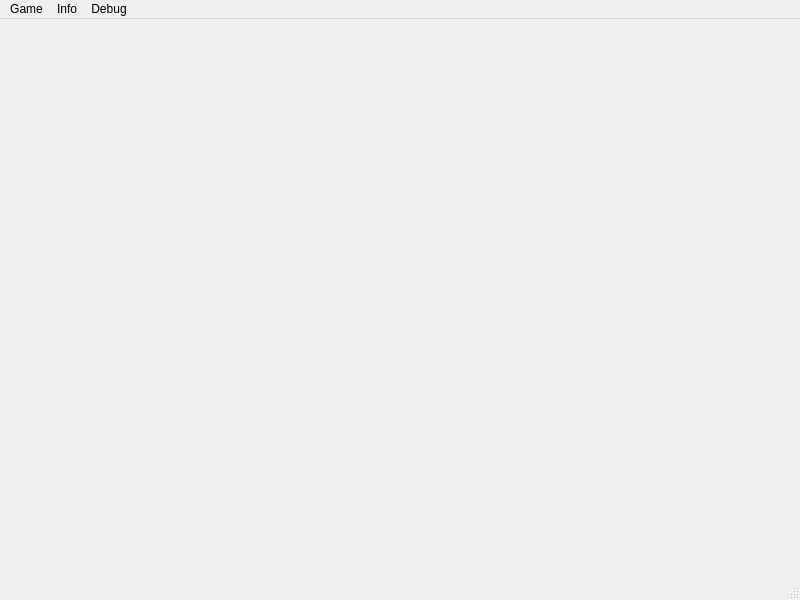
<?xml version="1.0" encoding="UTF-8"?>
<ui version="4.0">
 <class>GameWindow</class>
 <widget class="QMainWindow" name="GameWindow">
  <property name="geometry">
   <rect>
    <x>0</x>
    <y>0</y>
    <width>800</width>
    <height>600</height>
   </rect>
  </property>
  <property name="windowTitle">
   <string>OpenFrontier</string>
  </property>
  <widget class="QWidget" name="centralwidget"/>
  <widget class="QStatusBar" name="statusbar"/>
  <widget class="QMenuBar" name="menubar">
   <property name="geometry">
    <rect>
     <x>0</x>
     <y>0</y>
     <width>800</width>
     <height>22</height>
    </rect>
   </property>
   <widget class="QMenu" name="menuGame">
    <property name="title">
     <string>Game</string>
    </property>
    <addaction name="actionNew"/>
    <addaction name="actionLoad"/>
    <addaction name="separator"/>
    <addaction name="actionSave"/>
    <addaction name="actionSave_as"/>
    <addaction name="separator"/>
    <addaction name="actionSettings" />
    <addaction name="actionQuit"/>
   </widget>
   <widget class="QMenu" name="menuInfo">
    <property name="title">
     <string>Info</string>
    </property>
    <addaction name="actionPilot"/>
    <addaction name="actionCrew"/>
    <addaction name="actionEquipment"/>
    <addaction name="actionMissions"/>
    <addaction name="separator"/>
    <addaction name="actionLocations"/>
    <addaction name="actionTechnology"/>
   </widget>
   <widget class="QMenu" name="menuDebug">
    <property name="title">
     <string>Debug</string>
    </property>
    <addaction name="newFleet"/>
   </widget> 
   <addaction name="menuGame"/>
   <addaction name="menuInfo"/>
   <addaction name="menuDebug"/>
  </widget>
  <action name="actionNew">
   <property name="text">
    <string>New…</string>
   </property>
  </action>
  <action name="actionLoad">
   <property name="text">
    <string>Load…</string>
   </property>
  </action>
  <action name="actionSave">
   <property name="text">
    <string>Save</string>
   </property>
  </action>
  <action name="actionSave_as">
   <property name="text">
    <string>Save as…</string>
   </property>
  </action>
  <action name="actionSettings">
   <property name="text">
    <string>Settings…</string>
   </property>
  </action>
  <action name="actionQuit">
   <property name="text">
    <string>Quit</string>
   </property>
  </action>
  <action name="actionCrew">
   <property name="text">
    <string>Crew…</string>
   </property>
  </action>
  <action name="actionEquipment">
   <property name="text">
    <string>Equipment…</string>
   </property>
  </action>
  <action name="actionMissions">
   <property name="text">
    <string>Missions…</string>
   </property>
  </action>
  <action name="actionPilot">
   <property name="text">
    <string>Pilot…</string>
   </property>
  </action>
  <action name="actionLocations">
   <property name="text">
    <string>Locations…</string>
   </property>
  </action>
  <action name="actionTechnology">
   <property name="text">
    <string>Technology…</string>
   </property>
  </action>
  <action name="newFleet">
   <property name="text">
    <string>Create fleet…</string>
   </property>
  </action>
 </widget>
 <resources/>
 <connections/>
</ui>
<!-- vim: set softtabstop=1 shiftwidth=1 : -->
